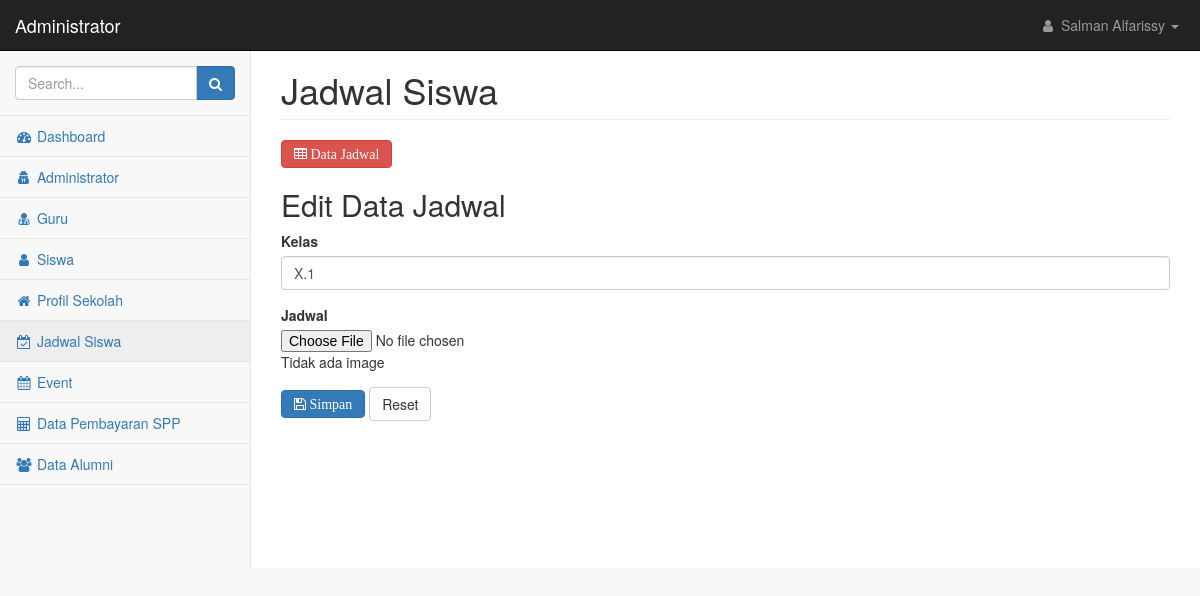
The app's page /admin/index.php?page=jadwal&aksi=edit&id_adm=1&kelas=X.1, older data.
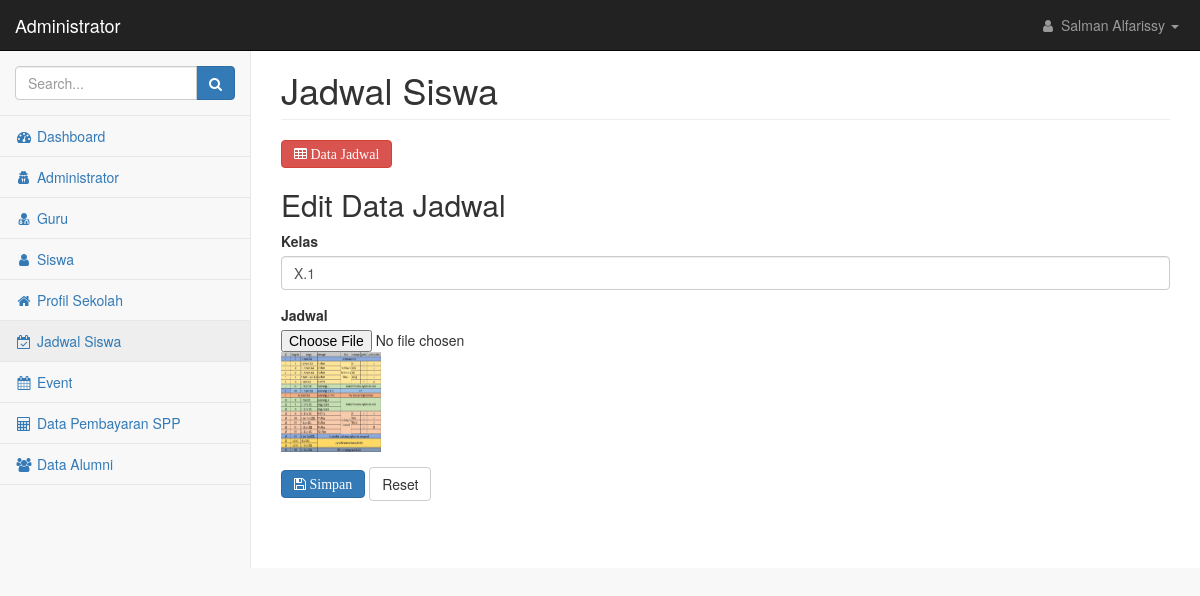
The same page, newer data.
### tables this page shows
CREATE TABLE `kelas` (
  `kelas` varchar(50) NOT NULL,
  `jadwal` text NOT NULL
);

### admin/index.php (the view, shortened to what the changed rows need)
<!DOCTYPE html>
<html lang="en">
    <head>
        <link href="../scss/bootstrap.min.css" rel="stylesheet">
        <link href="../scss/metisMenu.min.css" rel="stylesheet">
        <link href="../css/dataTables/dataTables.bootstrap.css" rel="stylesheet">
        <link href="../css/dataTables/dataTables.responsive.css" rel="stylesheet">
        <link href="../scss/timeline.css" rel="stylesheet">
        <link href="../scss/startmin.css" rel="stylesheet">
        <link href="../scss/morris.css" rel="stylesheet">
        <link href="../scss/font-awesome.min.css" rel="stylesheet" type="text/css">
    </head>
    <body>
        <div id="wrapper">
            <div id="page-wrapper">
                <div class="container-fluid">
                    <?php
include_once "main.php";
?>
    </body>
</html>

### admin/jadwal.php (shortened to what the changed rows need)
<div class="row">
    <div class="col-lg-12">
        <h1 class="page-header">Jadwal Siswa</h1>
    </div>
</div>
<?php
include("../koneksi.php");
$aksi=isset($_GET['aksi']) ? $_GET['aksi'] : 'list';
switch ($aksi){
?>
                    <?php
                    case 'edit' :
                    $query=mysqli_query($koneksi,"SELECT * FROM kelas WHERE kelas='$_GET[kelas]'");
                    $data=mysqli_fetch_array($query);
                    ?>
                    <a href=?page=jadwal&aksi=list&id_adm=<?php echo $_GET['id_adm'] ?> class="btn btn-danger fa fa-table"> Data Jadwal </a>
                    <h2>Edit Data Jadwal</h2>
                    <form role="form" method="post" enctype="multipart/form-data" action="aksi_jadwal.php?page=jadwal&proses=update">
                        <div class="form-group">
                            <label>Kelas</label>
                            <input type="text" name="kelas" class="form-control" placeholder="Kelas" value="<?php echo $data['kelas']?>">
                        </div>
                        <div class="form-group">
                            <label>Jadwal</label>
                            <input type="file" name="file_image">
                            <?php
                            if ($data['jadwal']!='') {
                                echo "<img class='gambar' src='jadwal/$data[jadwal]' height='100' width='100'>";
                            }
                            else {
                                echo "Tidak ada image";
                            }
                            ?>
                        </div>
                        <button type="submit" class="btn btn-primary fa fa-floppy-o"> Simpan</button>
                        <button type="reset" class="btn btn-default">Reset</button>
                    </form>
                    <?php
                        break;
                    }
                    ?>
                </div>
            </div>
        </div>

Row changes from the older to the newer data that the page shows:
changed kelas "X.1": jadwal: picture added
Text that changed along with them:
text no longer shown: "Tidak ada image"
